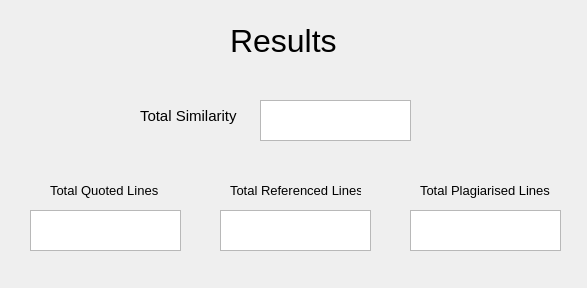
<?xml version="1.0" encoding="UTF-8"?>
<ui version="4.0">
 <class>Results</class>
 <widget class="QDialog" name="Results">
  <property name="geometry">
   <rect>
    <x>0</x>
    <y>0</y>
    <width>587</width>
    <height>288</height>
   </rect>
  </property>
  <property name="windowTitle">
   <string>Dialog</string>
  </property>
  <widget class="QLabel" name="label_res">
   <property name="geometry">
    <rect>
     <x>230</x>
     <y>10</y>
     <width>141</width>
     <height>61</height>
    </rect>
   </property>
   <property name="font">
    <font>
     <family>Segoe UI</family>
     <pointsize>24</pointsize>
     <bold>false</bold>
    </font>
   </property>
   <property name="text">
    <string>Results</string>
   </property>
  </widget>
  <widget class="QLabel" name="label_plag">
   <property name="geometry">
    <rect>
     <x>420</x>
     <y>170</y>
     <width>141</width>
     <height>41</height>
    </rect>
   </property>
   <property name="font">
    <font>
     <pointsize>10</pointsize>
    </font>
   </property>
   <property name="text">
    <string>Total Plagiarised Lines</string>
   </property>
  </widget>
  <widget class="QLabel" name="label_quote">
   <property name="geometry">
    <rect>
     <x>50</x>
     <y>180</y>
     <width>121</width>
     <height>21</height>
    </rect>
   </property>
   <property name="font">
    <font>
     <pointsize>10</pointsize>
    </font>
   </property>
   <property name="text">
    <string>Total Quoted Lines</string>
   </property>
  </widget>
  <widget class="QLabel" name="label_ref">
   <property name="geometry">
    <rect>
     <x>230</x>
     <y>180</y>
     <width>131</width>
     <height>21</height>
    </rect>
   </property>
   <property name="font">
    <font>
     <pointsize>10</pointsize>
    </font>
   </property>
   <property name="text">
    <string>Total Referenced Lines</string>
   </property>
  </widget>
  <widget class="QLabel" name="label_sim">
   <property name="geometry">
    <rect>
     <x>140</x>
     <y>100</y>
     <width>131</width>
     <height>31</height>
    </rect>
   </property>
   <property name="font">
    <font>
     <pointsize>11</pointsize>
    </font>
   </property>
   <property name="text">
    <string>Total Similarity</string>
   </property>
  </widget>
  <widget class="QTextEdit" name="textEdit_sim">
   <property name="geometry">
    <rect>
     <x>260</x>
     <y>100</y>
     <width>151</width>
     <height>41</height>
    </rect>
   </property>
  </widget>
  <widget class="QTextEdit" name="textEdit_quote">
   <property name="geometry">
    <rect>
     <x>30</x>
     <y>210</y>
     <width>151</width>
     <height>41</height>
    </rect>
   </property>
  </widget>
  <widget class="QTextEdit" name="textEdit_ref">
   <property name="geometry">
    <rect>
     <x>220</x>
     <y>210</y>
     <width>151</width>
     <height>41</height>
    </rect>
   </property>
  </widget>
  <widget class="QTextEdit" name="textEdit_plag">
   <property name="geometry">
    <rect>
     <x>410</x>
     <y>210</y>
     <width>151</width>
     <height>41</height>
    </rect>
   </property>
  </widget>
 </widget>
 <resources/>
 <connections/>
</ui>
